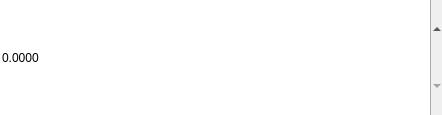
<?xml version="1.0" encoding="UTF-8"?>
<ui version="4.0">
 <class>FloatEditorWidget</class>
 <widget class="QWidget" name="FloatEditorWidget">
  <property name="geometry">
   <rect>
    <x>0</x>
    <y>0</y>
    <width>442</width>
    <height>115</height>
   </rect>
  </property>
  <property name="windowTitle">
   <string>Form</string>
  </property>
  <property name="autoFillBackground">
   <bool>true</bool>
  </property>
  <layout class="QVBoxLayout" name="verticalLayout">
   <property name="spacing">
    <number>0</number>
   </property>
   <property name="leftMargin">
    <number>0</number>
   </property>
   <property name="topMargin">
    <number>0</number>
   </property>
   <property name="rightMargin">
    <number>0</number>
   </property>
   <property name="bottomMargin">
    <number>0</number>
   </property>
   <item>
    <widget class="QDoubleSpinBox" name="doubleSpinBox">
     <property name="sizePolicy">
      <sizepolicy hsizetype="Minimum" vsizetype="Expanding">
       <horstretch>0</horstretch>
       <verstretch>0</verstretch>
      </sizepolicy>
     </property>
     <property name="frame">
      <bool>false</bool>
     </property>
     <property name="decimals">
      <number>4</number>
     </property>
    </widget>
   </item>
  </layout>
 </widget>
 <resources/>
 <connections/>
</ui>
